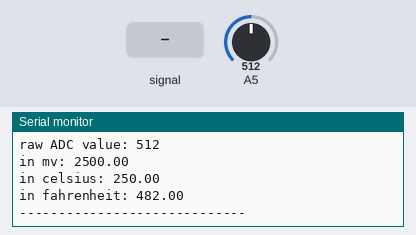
Recording of a sketch running on a simulated Arduino Uno, built with avr-gcc and run on an emulated ATmega328P. Parts: the last lines printed to the serial monitor. The inputs (shaded band) are chosen by the test bench; at power-on: A5 = 512.

Above: at 1.2 s.
1.3 s: A5 fed a 200 Hz sine of ±81 counts around its level
2.8 s: A5 set to 716
At 4.0 s:
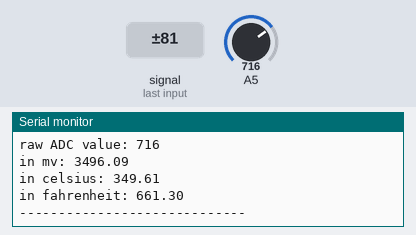
4.3 s: A5 fed a 1000 Hz sine of ±255 counts around its level
5.8 s: A5 set to 900
At 7.1 s:
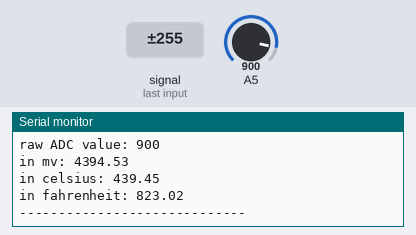
Timing chart, 0 to 8.3 s (numbered marks = the images above; inputs shaded):
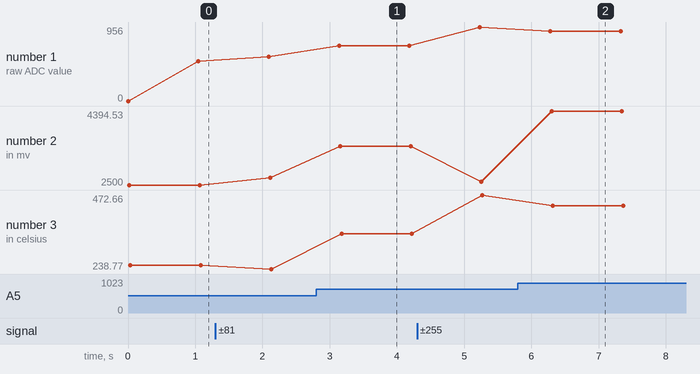

Measured:
- after the input at 2.8 s, the serial monitor: prints a new line after 0.34 s (image 1)
- after the input at 5.8 s, the serial monitor: prints a new line after 0.48 s (image 2)
- plotted number 1: 512 → 574 after the input at 1.3 s, 574 → 716 after the input at 2.8 s, 716 → 956 after the input at 4.3 s, 956 → 900 after the input at 5.8 s
- plotted number 2: 2500 → 2680.66 after the input at 1.3 s, 2680.66 → 3496.09 after the input at 2.8 s, 3496.09 → 2583.01 after the input at 4.3 s, 2583.01 → 4394.53 after the input at 5.8 s
- plotted number 3: 250 → 238.77 after the input at 1.3 s, 238.77 → 349.61 after the input at 2.8 s, 349.61 → 472.66 after the input at 4.3 s, 472.66 → 439.45 after the input at 5.8 s

The sketch:

T37_inheritance.ino
```cpp
/*
 * this example shows the inheritance of c++
 * author: Hassin Ayaz
 * http://whileinthisloop.blogspot.com/
*/
#include "LM35.h"

LM35 myTempSensor;

void setup()
{
  Serial.begin(9600);
  myTempSensor.init();
}

void loop()
{
  Serial.print("raw ADC value: ");
  Serial.println(myTempSensor.readRawAdcValue());

  Serial.print("in mv: ");
  Serial.println(myTempSensor.readmv());

  Serial.print("in celsius: ");
  Serial.println(myTempSensor.readCelsius());

  Serial.print("in fahrenheit: ");
  Serial.println(myTempSensor.readFahrenheit());
  Serial.println("-----------------------------");
  delay(1000);
}
```

LM35.cpp
```cpp
#include "LM35.h"

LM35::LM35()
{}

float LM35::readCelsius(void)
{
  float mv = readmv();
  float cls = mv/10.0;
  return cls;
}

float LM35::readFahrenheit(void)
{
  float cls = readCelsius();
  float fhr = (cls*9)/5 + 32;
  return fhr;
}
```

LM35.h
```cpp
#ifndef _LM35_H      //tells compiler to compile this class only once
#define _LM35_H

#include <Arduino.h>
#include "Sensor.h"

class LM35:public Sensor     //LM35 class inherits base class Sensor
{
   public:
          LM35();
          float readCelsius(void);
          float readFahrenheit(void);
};
#endif
```

Sensor.cpp
```cpp
#include "Sensor.h"

volatile static uint16_t adcValue = 0;

Sensor::Sensor()
{}

void Sensor::init(void)
{
  ADMUX|=(1<<REFS0);    //AVCC with external capacitor at AREF pin
  ADMUX|=(1<<MUX2)|(1<<MUX0); //0101adc channel 5 selected for adc input
  ADCSRA|=(1<<ADPS2)|(1<<ADPS1)|(1<<ADPS0);   //prescalar 128 selected
  ADCSRA|=(1<<ADEN);    //adc enabled
  ADCSRA|=(1<<ADATE);   // ADC Auto Trigger Enable
  ADCSRA|=(1<<ADIE);   //adc interrupt enable such that interrupt will happen after each conversion
  ADCSRA|=(1<<ADSC);   //conversion process begins
  sei();
}

uint16_t Sensor::readRawAdcValue(void)
{
  return adcValue;
}

float Sensor::readmv(void)
{
  return((readRawAdcValue()/1024.0)*5000);
}

ISR(ADC_vect)       //adc interrupt service routine /tasks which will be executed by microprocessor after each conversion
{
adcValue=ADCL;        //ADCL data register read
adcValue+=(ADCH<<8);  //ADCH data register read
}
```

Sensor.h
```cpp
#ifndef _SENSOR_H      //tells compiler to compile this class only once
#define _SENSOR_H

#include <Arduino.h>

class Sensor
{
   public:
          Sensor();
          void init(void);
          uint16_t readRawAdcValue(void);
          float readmv(void);
};
#endif
```
